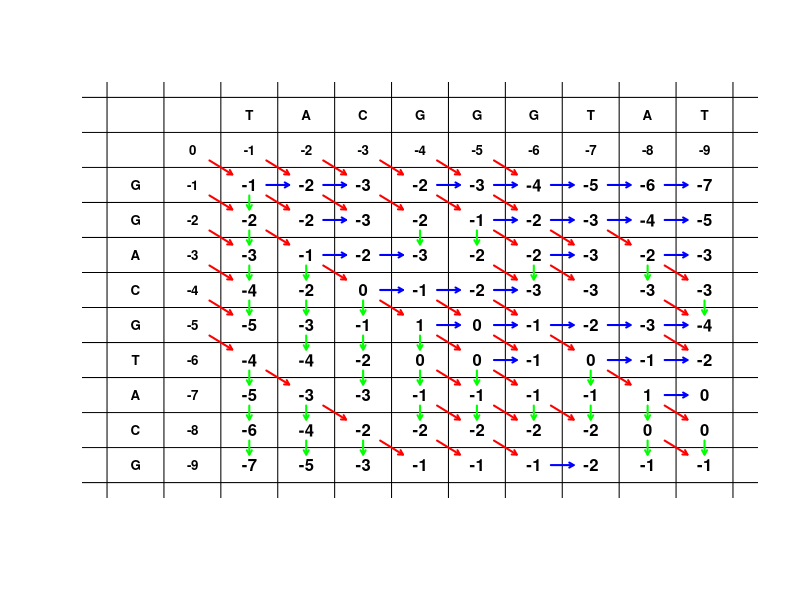
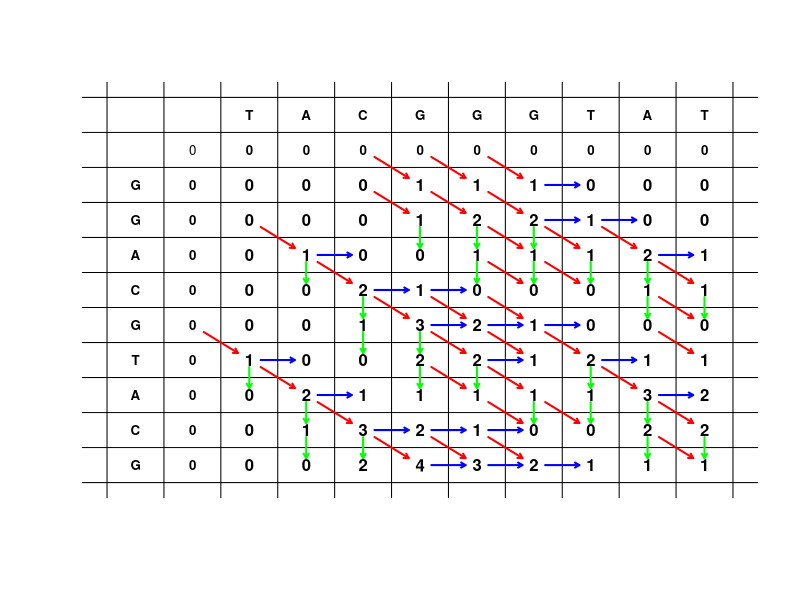

Here is the R script that generated these plots, in order:
##Code of printing out the dynamic programming table for sequence alignment 


#################################global alignment##########################################
pdf("hw2_global.pdf")
plot(1,1,type = "n", ann = F, axes = F, xlim = c(0,11), ylim = c(0,11))
for (i in 0:11)
	abline(h = i)
for (i in 0:11)
	abline(v = i)
v <- c('T','A','C','G','G','G','T','A','T')
w <- c('G','G','A','C','G','T','A','C','G')
text(1.5, 9.5, 0, cex = 0.8, font =2)
L_Label <- function(){
	y = 10.5
	x = 2.5
	for (t in v)
	{
		text(x,y,t,cex = 0.8, font = 2)
		text(x,y-1,-x+1.5, cex = 0.8, font = 2)
		x = x+1
	}
	x = 0.5
	y = 8.5
	for (t in w)
	{
		text(x,y,t,cex = 0.8, font = 2)
		text(x+1,y,y-9.5, cex = 0.8, font = 2)
		y= y-1
	}
}
L_Label()


res <- matrix(nrow = 10, ncol = 10)
for (i in 1:10)
{
	res[1,i] <- -i+1
	res[i,1] <- -i+1
}
numbers <- function(){
	for (j in 1:9)
		for (i in 1:9)
		{
			up <- res[j,i+1] -1
			left <- res[j+1,i] -1
			angle <- res[j,i]
			if (v[i] == w[j])
				angle = angle +1
			else
				angle = angle -1
			values = c(up,left,angle)
			print(values)
			max <- values[which.max(values)]
			res[j+1,i+1] = max
			text(i+1.5,9.5-j,max,font = 2)
			if (angle == max)
				arrows(i+0.8,10.2-j,i+1.2,9.8-j, length = 0.05, col = 'red', lwd = 2)
			if (left == max)
				arrows(i+0.8,9.5-j,i+1.2,9.5-j, length = 0.05, col = 'blue', lwd = 2)
			if (up == max)
				arrows(i+1.5,10.2-j,i+1.5,9.8-j, length = 0.05, col = 'green', lwd = 2)
		}
}
numbers()
dev.off()


###########################local alignment##################################################
pdf("hw2_local.pdf")
plot(1,1,type = "n", ann = F, axes = F, xlim = c(0,11), ylim = c(0,11))
for (i in 0:11)
	abline(h = i)
for (i in 0:11)
	abline(v = i)
v <- c('T','A','C','G','G','G','T','A','T')
w <- c('G','G','A','C','G','T','A','C','G')
L_Label <- function(){
	y = 10.5
	x = 2.5
	for (t in v)
	{
		text(x,y,t,cex = 0.8, font = 2)
		text(x,y-1,'0', cex = 0.8, font = 2)
		x = x+1
	}
	x = 0.5
	y = 8.5
	for (t in w)
	{
		text(x,y,t,cex = 0.8, font = 2)
		text(x+1,y,'0', cex = 0.8, font = 2)
		y= y-1
	}
}
L_Label()
text(1.5, 9.5, '0', cex = 0.8)

res <- matrix(nrow = 10, ncol = 10)
for (i in 1:10)
{
	res[1,i] <- 0
	res[i,1] <- 0
}
numbers <- function(){
	for (j in 1:9)
		for (i in 1:9)
		{
			up <- res[j,i+1] -1
			left <- res[j+1,i] -1
			angle <- res[j,i]
			if (v[i] == w[j])
				angle = angle +1
			else
				angle = angle -1
			values = c(0,up,left,angle)
			max <- values[which.max(values)]
			res[j+1,i+1] = max
			text(i+1.5,9.5-j,max,font = 2)
			if (angle == max)
				arrows(i+0.7,10.3-j,i+1.3,9.7-j, length = 0.05, col = 'red', lwd = 2)
			if (left == max)
				arrows(i+0.7,9.5-j,i+1.3,9.5-j, length = 0.05, col = 'blue', lwd = 2)
			if (up == max)
				arrows(i+1.5,10.3-j,i+1.5,9.7-j, length = 0.05, col = 'green', lwd = 2)
		}
}
numbers()
dev.off()



